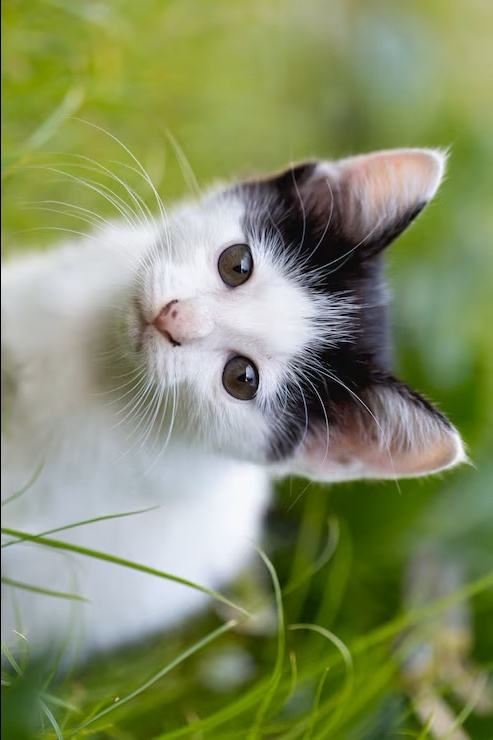
#> input picture Lab/Output/Q10_rotate_90.jpg, 493 x 740 px, given in place of image.jpg, which was not available
$ python Experiment-5.py
#> lines starting #> are read from the running program, lines starting #| are printed output that depends on the picture

import cv2
import os
import matplotlib.pyplot as plt

path = r"C:\Users\Senthil kumar\OneDrive\Desktop\image.jpg"
folder = os.path.join(os.path.dirname(path), "output")
os.makedirs(folder, exist_ok=True)
img = cv2.imread(path)
#> img is the input picture: shape (740, 493, 3); mean B, G, R 103.3, 143.6, 133.8

if img is None:
    print("Image not found!")
else:
    for i, color in enumerate(("b", "g", "r")):
        hist = cv2.calcHist([img], [i], None, [256], [0, 256])
        plt.plot(hist, color=color)

    plt.title("Colour Histogram")
    plt.xlabel("Pixel Intensity")
    plt.ylabel("Frequency")
    plt.xlim([0, 256])
    out = os.path.join(folder, "Q5_colour_histogram.png")
    plt.savefig(out)
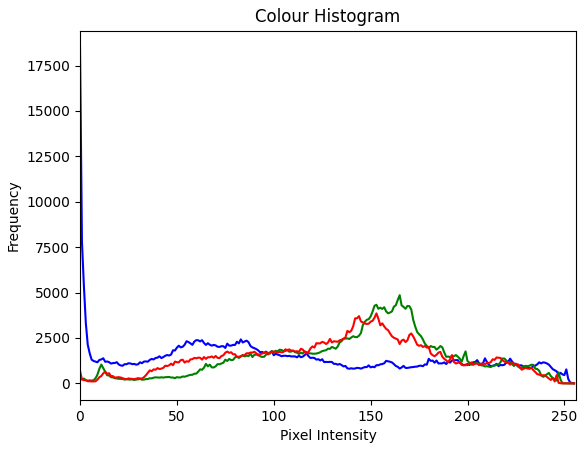
#> figure drawn by matplotlib, 1 panel; curve peaks at x = 0, y = 18499; curve peaks at x = 165, y = 4856; curve peaks at x = 153, y = 3855
    print("Output saved:", out)
    plt.show()

$ run again, on Lab/Output/Q11_rotate_180.jpg
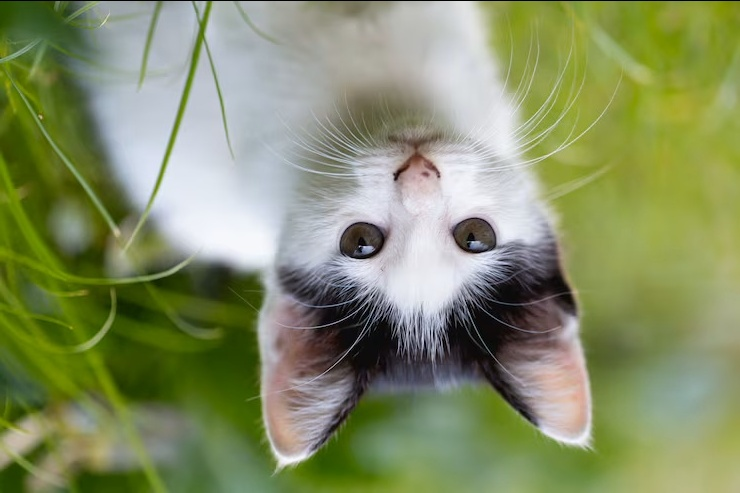
#> input picture Lab/Output/Q11_rotate_180.jpg, 740 x 493 px, given in place of image.jpg, which was not available
#> img is the input picture: shape (493, 740, 3); mean B, G, R 103.3, 143.6, 133.8
#> `plt.savefig(out)`:
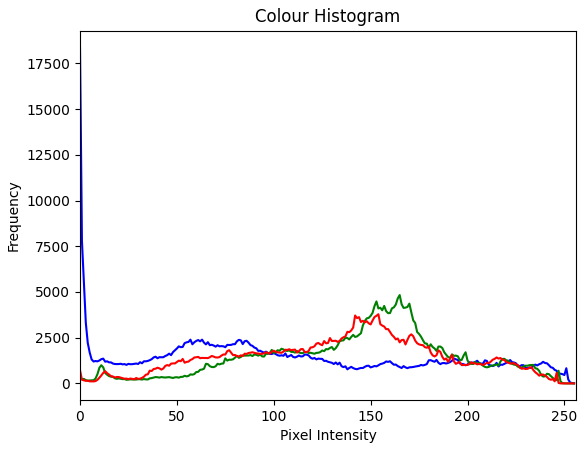
#> figure drawn by matplotlib, 1 panel; curve peaks at x = 0, y = 18379; curve peaks at x = 165, y = 4832; curve peaks at x = 154, y = 3782

$ run again, on Lab/Output/Q12_rotate_270.jpg
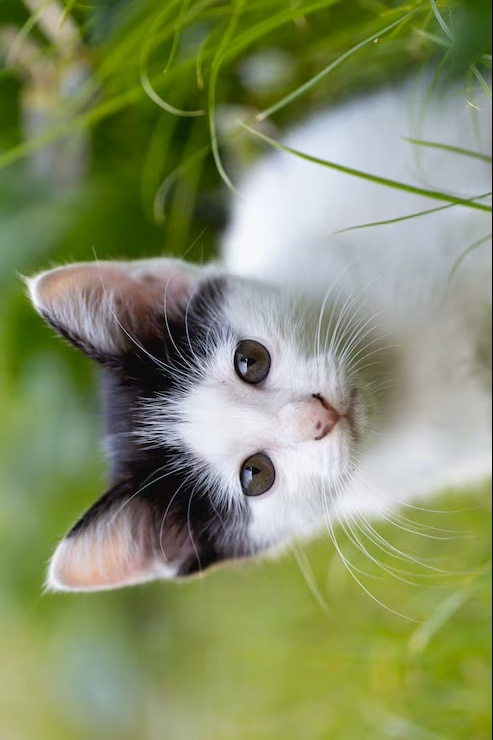
#> input picture Lab/Output/Q12_rotate_270.jpg, 493 x 740 px, given in place of image.jpg, which was not available
#> img is the input picture: shape (740, 493, 3); mean B, G, R 103.3, 143.6, 133.8
#> `plt.savefig(out)`:
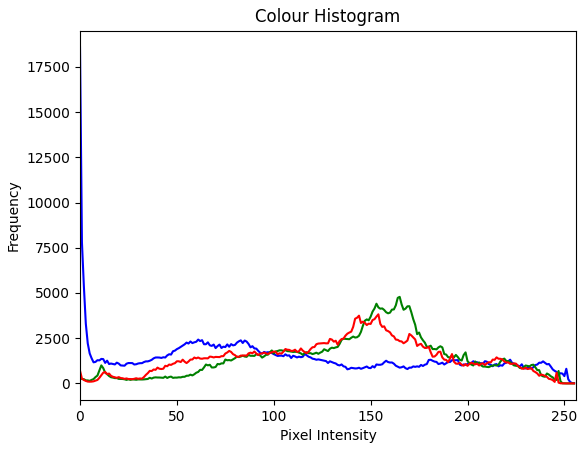
#> figure drawn by matplotlib, 1 panel; curve peaks at x = 0, y = 18580; curve peaks at x = 165, y = 4786; curve peaks at x = 154, y = 3820
